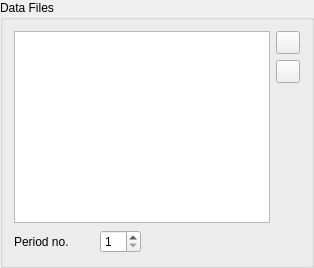
                     <widget class="QGroupBox" name="dataFilesGroupBox_4">
                      <property name="sizePolicy">
                       <sizepolicy hsizetype="Expanding" vsizetype="Expanding">
                        <horstretch>0</horstretch>
                        <verstretch>0</verstretch>
                       </sizepolicy>
                      </property>
                      <property name="minimumSize">
                       <size>
                        <width>0</width>
                        <height>0</height>
                       </size>
                      </property>
                      <property name="maximumSize">
                       <size>
                        <width>16777215</width>
                        <height>16777215</height>
                       </size>
                      </property>
                      <property name="title">
                       <string>Data Files</string>
                      </property>
                      <layout class="QVBoxLayout" name="verticalLayout_43">
                       <item>
                        <layout class="QHBoxLayout" name="horizontalLayout_81">
                         <item>
                          <layout class="QVBoxLayout" name="verticalLayout_44">
                           <item>
                            <widget class="QListWidget" name="containerDataFilesList">
                             <property name="sizePolicy">
                              <sizepolicy hsizetype="Expanding" vsizetype="Minimum">
                               <horstretch>0</horstretch>
                               <verstretch>0</verstretch>
                              </sizepolicy>
                             </property>
                             <property name="minimumSize">
                              <size>
                               <width>0</width>
                               <height>0</height>
                              </size>
                             </property>
                            </widget>
                           </item>
                           <item>
                            <layout class="QHBoxLayout" name="horizontalLayout_82">
                             <item>
                              <widget class="QLabel" name="periodNoLabel_4">
                               <property name="minimumSize">
                                <size>
                                 <width>80</width>
                                 <height>25</height>
                                </size>
                               </property>
                               <property name="maximumSize">
                                <size>
                                 <width>16777215</width>
                                 <height>16777215</height>
                                </size>
                               </property>
                               <property name="text">
                                <string>Period no.</string>
                               </property>
                              </widget>
                             </item>
                             <item>
                              <widget class="QSpinBox" name="containerPeriodNoSpinBox">
                               <property name="minimum">
                                <number>1</number>
                               </property>
                              </widget>
                             </item>
                             <item>
                              <spacer name="horizontalSpacer_36">
                               <property name="orientation">
                                <enum>Qt::Horizontal</enum>
                               </property>
                               <property name="sizeHint" stdset="0">
                                <size>
                                 <width>40</width>
                                 <height>20</height>
                                </size>
                               </property>
                              </spacer>
                             </item>
                            </layout>
                           </item>
                          </layout>
                         </item>
                         <item>
                          <layout class="QVBoxLayout" name="verticalLayout_45">
                           <item>
                            <widget class="QToolButton" name="addContainerDataFileButton">
                             <property name="sizePolicy">
                              <sizepolicy hsizetype="Minimum" vsizetype="Minimum">
                               <horstretch>0</horstretch>
                               <verstretch>0</verstretch>
                              </sizepolicy>
                             </property>
                             <property name="text">
                              <string/>
                             </property>
                             <property name="icon">
                              <iconset resource="../resources/resources.qrc">
                               <normaloff>:/icons/plus.png</normaloff>:/icons/plus.png</iconset>
                             </property>
                            </widget>
                           </item>
                           <item>
                            <widget class="QToolButton" name="removeContainerDataFileButton">
                             <property name="sizePolicy">
                              <sizepolicy hsizetype="Minimum" vsizetype="Minimum">
                               <horstretch>0</horstretch>
                               <verstretch>0</verstretch>
                              </sizepolicy>
                             </property>
                             <property name="text">
                              <string/>
                             </property>
                             <property name="icon">
                              <iconset resource="../resources/resources.qrc">
                               <normaloff>:/icons/minus.png</normaloff>:/icons/minus.png</iconset>
                             </property>
                            </widget>
                           </item>
                           <item>
                            <spacer name="verticalSpacer_18">
                             <property name="orientation">
                              <enum>Qt::Vertical</enum>
                             </property>
                             <property name="sizeHint" stdset="0">
                              <size>
                               <width>20</width>
                               <height>40</height>
                              </size>
                             </property>
                            </spacer>
                           </item>
                          </layout>
                         </item>
                        </layout>
                       </item>
                      </layout>
                     </widget>
